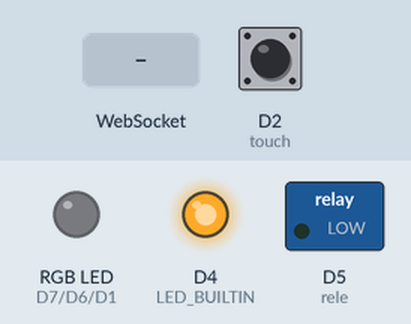
Simulated run of this sketch. Board: ESP8266 (NodeMCU). Shown: switched loads named in the sketch (green lamp = pin HIGH), an RGB LED mixed from three pins (HIGH = lit), output pins drawn as LEDs (lit = HIGH, except the on-board LED, lit = LOW). The inputs (shaded band) are chosen by the test bench; at power-on: D2 (touch) LOW. Dim RGB values are drawn brighter than linear; WiFi joins after 1.5 s; servers stay silent unless stated; random numbers use the default seed unless the sketch sets one; what the sketch prints to the serial monitor is not drawn.

Above: at 3.3 s.
3.4 s: D2 (touch) pulsed HIGH 5 times (0.12 s each, 0.3 s apart)
At 4.52 s:
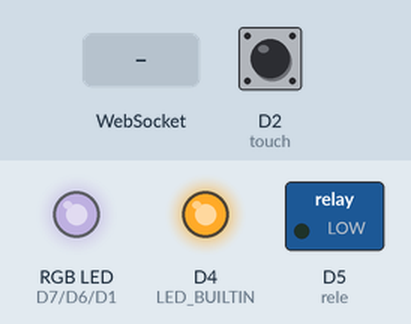
6.4 s: WebSocket text "1" received
At 7.4 s:
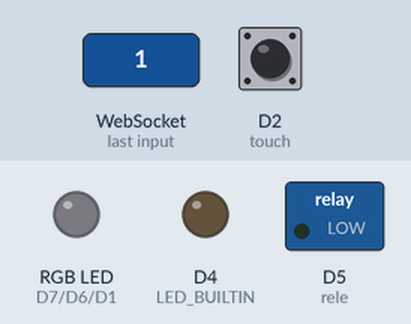
8.0 s: D2 (touch) pulled HIGH for 0.15 s
At 9.3 s:
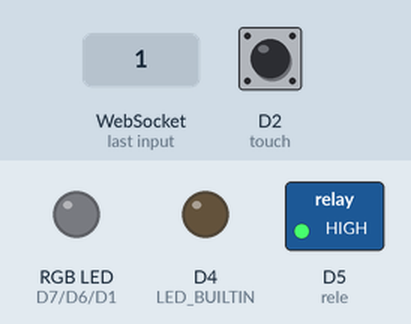
9.6 s: D2 (touch) pulled HIGH for 1 s
At 10.7 s:
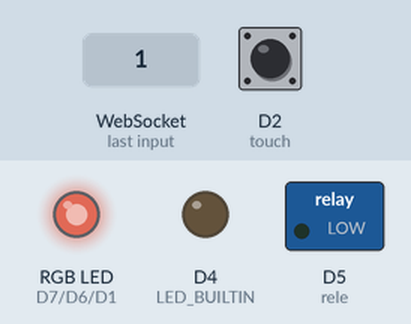
12.7 s: D2 (touch) pulled HIGH for 3.2 s
17.4 s: D2 (touch) pulsed HIGH 5 times (0.12 s each, 0.3 s apart)
At 18.52 s:
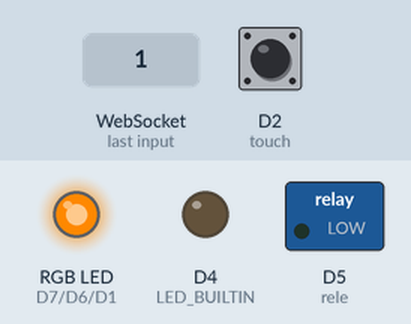
Timing chart, 0 to 20.4 s (numbered marks = the images above; inputs shaded):
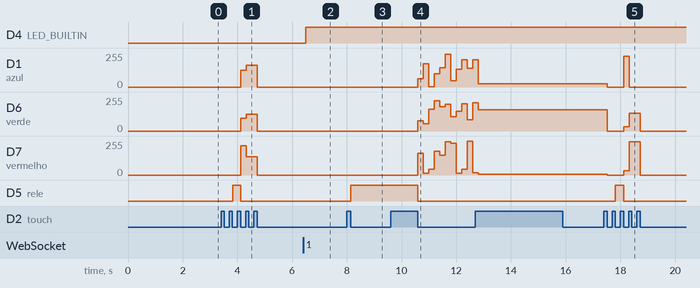

The sketch:

luminaria.ino
```cpp
#include <ESP8266WiFi.h>
#include <ESP8266mDNS.h>
#include <WebSocketsServer.h>
#include <ESP8266WebServer.h>

#include <ArduinoJson.h>
#include <qrcode.h>

#include "network.h"
#include "websocket.h"
#include "httpserver.h"
#include "json.h"

#define azul D1
#define vermelho D7
#define verde D6

#define touch D2
#define rele D5
int red = 0;
int green = 0;
int blue = 0;
int n = 15;

bool controle ;
bool ctrl = false;
int estado = 0;

void lebotao(){
  ctrl = digitalRead(touch);
  Serial.println(ctrl);
}


void setup() {
  Serial.begin(115200);
  // Inicializa o gerador de números aleatórios com uma semente
  randomSeed(analogRead(A0));

  setupWiFi();
  setupMDNS();
  setupWebSocket();
  setupServer();
  String ip = WiFi.localIP().toString();
  String url = "http://" + ip;
  printQRCode(url.c_str());  // Gera e imprime o QR code com o IP
  pinMode(azul, OUTPUT);
  pinMode(verde, OUTPUT);
  pinMode(vermelho, OUTPUT);

  pinMode(rele, OUTPUT);
  pinMode(touch, INPUT);
}

void loop() {
  // analogWrite(azul, blue);
  // analogWrite(verde, green);
  // analogWrite(vermelho, red);

  int randomValue1 = random(0, 256);
  int randomValue2 = random(0, 256);
  int randomValue3 = random(0, 256);

  Serial.println(estado);
  switch(estado){
    case 0:
      // clickRele();
      lebotao();
      controle = false;
      if(ctrl == true){
        estado = 1;
      }
    break;

    case 1:
      // clickRele();
      lebotao();
      if(ctrl == false){
        estado = 10;
      }
    break;

    case 10:
      // clickRele();
      webSocket.loop();
      server.handleClient();
      MDNS.update();

      lebotao();
      red = (globalLightIntensity * globalColoRed)/100;
      green = (globalLightIntensity * globalColoGreen)/100;
      blue = (globalLightIntensity * globalColoBlue)/100;
      analogWrite(azul, blue);
      analogWrite(vermelho, red);
      analogWrite(verde, green);
      if(ctrl == true){
        analogWrite(azul, 0);
        analogWrite(vermelho, 0);
        analogWrite(verde, 0);
        estado = 20;
      }
    break;

    case 20:
    // clickRele();
    lebotao();
    if(ctrl == false){
      controle = true;
    }
      if(controle == true){

      digitalWrite(rele, HIGH);
      lebotao();
       if(ctrl == true){
      estado = 21;
        }
      }

    break;

    case 21:
      lebotao();
      if(ctrl == false){
        estado = 22;
        digitalWrite(rele, LOW);
      }
    break;

    case 22: //reinicia o ciclo
      controle = false;
      lebotao();
      analogWrite(azul, randomValue1);
      analogWrite(vermelho, randomValue2);
      analogWrite(verde, randomValue3);
      delay(200);
      if(ctrl == true){
        estado = 23;
      }
    break;

    // case 22: //reinicia o ciclo
    //   clickRele();
    //   controle = false;
    //   lebotao();
    //   for(int i = 0; i<255; i = i + n){
    //     lebotao();
    //     analogWrite(azul, i);
    //     delay(100);
    //   }
    //   for(int i = 0; i<255; i = i + n){
    //     lebotao();
    //     analogWrite(vermelho, i);
    //     delay(100);
    //   }
    //   for(int i = 0; i<255; i = i + n){
    //     lebotao();
    //     analogWrite(verde, i);
    //     delay(100);
    //   }
    //   for(int i = 255; i>0; i = i - n){
    //     lebotao();
    //     analogWrite(azul, i);
    //     delay(100);
    //   }
    //   for(int i = 255; i>0; i = i - n){
    //     lebotao();
    //     analogWrite(vermelho, i);
    //     delay(100);
    //   }
    //   for(int i = 255; i>0; i = i - n){
    //     lebotao();
    //     analogWrite(verde, i);
    //     delay(100);
    //   }
    //   if(ctrl == true){
    //     estado = 23;
    //   }
    // break;

    case 23:
    lebotao();
    if(ctrl == false){
      estado = 0;
    }
    break;
  }
}

void printQRCode(const char* url) {
  const int qrCodeVersion = 3;
  QRCode qrcode;
  uint8_t qrcodeData[qrcode_getBufferSize(qrCodeVersion)];

  qrcode_initText(&qrcode, qrcodeData, qrCodeVersion, ECC_MEDIUM, url);

  for (uint8_t y = 0; y < qrcode.size; y++) {
    for (uint8_t x = 0; x < qrcode.size; x++) {
      if (qrcode_getModule(&qrcode, x, y)) {
        Serial.print("█");  // Para um pixel preto
      } else {
        Serial.print(" ");  // Para um pixel branco
      }
    }
    Serial.println();
  }
}
```

httpserver.cpp
```cpp
#include "httpserver.h"
#include <ESP8266WiFi.h>

ESP8266WebServer server(80);


String ip;

void setupServer() {
  ip = WiFi.localIP().toString();
  server.on("/", handleRoot);
  server.on("/manifest.json", handleManifest);
  server.on("/service-worker.js", handleServiceWorker);
  server.begin();
  Serial.println("HTTP server started");
}

void handleManifest() {
  server.send(200, "application/json", R"({
    "name": "Luminaria",
    "short_name": "Luminaria",
    "start_url": "/",
    "display": "standalone",
    "background_color": "#000000",
    "description": "Controle da luminaria via PWA",
    "icons": [
      {
        "src": "https://cdn.iconscout.com/icon/premium/png-256-thumb/lamp-796-783969.png",
        "sizes": "256x256",
        "type": "image/png"
      }
    ]
  })");
}

void handleServiceWorker() {
  server.send(200, "application/json", R"(
    const CACHE_NAME = 'luminaria-senai-cache-v1';
    const urlsToCache = [
      '/',
      '/index.html',
      '/manifest.json',
      '/favicon.ico',
      // Adicione outros recursos estáticos que você queira que sejam armazenados em cache aqui
    ];

    self.addEventListener('install', event => {
      event.waitUntil(
        caches.open(CACHE_NAME)
          .then(cache => {
            console.log('Cache opened');
            return cache.addAll(urlsToCache);
          })
      );
    });

    self.addEventListener('fetch', event => {
      event.respondWith(
        caches.match(event.request)
          .then(response => {
            if (response) {
              return response;
            }
            return fetch(event.request);
          })
      );
    });

  )");
}


void handleRoot() {
  server.send(200, "text/html", R"(
<!DOCTYPE html>
    <html lang="pt-BR">
      <head>
        <meta charset="UTF-8" />
        <meta name="viewport" content="width=device-width, initial-scale=1.0" />
        <title>Luminaria Senai</title>
        <script src="https://cdn.jsdelivr.net/npm/vue@3.2.47/dist/vue.global.prod.js"></script>
        <!-- Google Icons -->
        <link rel="stylesheet" href="https://fonts.googleapis.com/css2?family=Material+Symbols+Outlined:opsz,wght,FILL,GRAD@20..48,100..700,0..1,-50..200" />
        <!-- Google Fonts -->
        <link rel="preconnect" href="https://fonts.googleapis.com" />
        <link rel="preconnect" href="https://fonts.gstatic.com" crossorigin />
        <link href="https://fonts.googleapis.com/css2?family=JetBrains+Mono:wght@600&display=swap" rel="stylesheet" />
        <link rel="manifest" href="/manifest.json" />
        <style>
          .error { color: red; }
          html, body {
            margin: 0;
            padding: 3px;
            font-family: "JetBrains Mono", monospace;
            background-color: black;
            color: lime;
            max-width: 375px;
            max-height: 667px;
          }
          .my-body {
            color: #00ff00;
            font-family: "JetBrains Mono", monospace;
            font-optical-sizing: auto;
            font-weight: 600;
            font-style: normal;
            padding: 2rem;
          }
          .light-power {
            display: flex;
            flex-direction: column;
            align-items: center;
            padding-bottom: 1rem;
          }
          .light-power-span { font-size: 1.2rem; }
          .botao-redondo {
            width: 80px;
            height: 80px;
            border-radius: 50%;
            border-color: #00ff00;
            color: #fff;
            border: none;
            font-size: 30px;
            cursor: pointer;
            display: flex;
            align-items: center;
            justify-content: center;
          }
          .botao-redondo:hover { background-color: #65ff65; }
          .light-intensity, .light-color {
            display: flex;
            flex-direction: column;
            align-items: center;
          }
          .light-intensity-span, .light-color-span { font-size: 1.2rem; }
          .light-intensity-input, .light-color-input {
            width: 200px;
            margin-top: 0.5rem;
          }
          .light-intensity-input::-webkit-slider-thumb {
            background-color: #00ff00;
            width: 20px;
            height: 20px;
            border-radius: 50%;
            cursor: pointer;
            border: none;
          }
          .custom-range {
            -webkit-appearance: none;
            width: 200px;
            height: 8px;
            background: #555;
            border-radius: 5px;
            margin-top: 0.5rem;
            outline: none;
            opacity: 0.8;
            transition: opacity 0.2s;
          }
          .custom-range:hover { opacity: 1; }
          .custom-range::-webkit-slider-thumb {
            -webkit-appearance: none;
            appearance: none;
            width: 20px;
            height: 20px;
            border-radius: 50%;
            background: lime;
            cursor: pointer;
          }
          .custom-range::-moz-range-thumb {
            width: 20px;
            height: 20px;
            border-radius: 50%;
            background: lime;
            cursor: pointer;
          }
          .flex { display: flex; }
          .footer {
            background-color: black; /* Cor de fundo */
            color: lime; /* Cor do texto */
            padding-bottom: 3px; /* Espaçamento interno */
            text-align: center; /* Alinhamento do texto */
            position: fixed; /* Fixa o footer na parte inferior da página */
            left: 0;
            bottom: 0;
            width: 100%; /* Largura total */
          }
        </style>
      </head>
      <body>
        <div id="app">
          <div class="my-body">
            <h3>Conectar ao NodeMCU via WebSocket</h1>
            <div class="light-power">
              <span class="light-power-span">Luz: {{ localLighting.power ? 'Ligada' : 'Desligada'}}</span><br />
              <button class="botao-redondo" @click="togglePower" :style="{ backgroundColor: `rgb(${localLighting.coloRed}, ${localLighting.coloGreen}, ${localLighting.coloBlue})`}">
                <span class="material-symbols-outlined"> power_settings_new </span>
              </button>
            </div>
            <div>
              <div>
                <label class="light-intensity-span">Intensidade:</label>
                <input type="range" min="10" max="100" v-model="localLighting.lightIntensity" class="custom-range" @mousedown.prevent :disabled="!localLighting.power"/>
              </div>
              <div>
                <label>Cor Vermelha: </label>
                <input type="range" min="0" max="255" v-model="localLighting.coloRed" class="custom-range" @mousedown.prevent :disabled="!localLighting.power"/>
              </div>
              <div>
                <label>Cor Verde: </label>
                <input type="range" min="0" max="255" v-model="localLighting.coloGreen" class="custom-range" @mousedown.prevent :disabled="!localLighting.power"/>
              </div>
              <div>
                <label>Cor Azul: </label>
                <input type="range" min="0" max="255" v-model="localLighting.coloBlue" class="custom-range" @mousedown.prevent :disabled="!localLighting.power"/>
              </div>
            </div>
            <footer class="footer"> v {{ version }}</footer>
          </div>
        </div>
        <script>
          const { createApp, ref, onMounted, watch } = Vue;

          createApp({
            setup() {
              const message = ref("");
              const errorMessage = ref("");
              const version = ref("1.0.0")
              const receivingData = ref(false); // Variável de estado para indicar se está recebendo dados
              let localLighting = ref({
                power: false,
                lightIntensity: 0,
                coloRed: 0,
                coloGreen: 0,
                coloBlue: 0,
              });
              let socket;
              const ip = "x.x.x.x"

              const debouncedUpdateLighting = debounce(() => {
                if (!receivingData.value && socket && socket.readyState === WebSocket.OPEN) {
                  socket.send(JSON.stringify(localLighting.value));
                }
              }, 800);


              // Função para ativar ou desativar os eventos de mudança nos inputs
              function toggleInputEvents(enable) {
                const inputs = document.querySelectorAll('input[type="range"]');
                inputs.forEach(input => {
                  if (enable) {
                    input.addEventListener('change', debouncedUpdateLighting());
                  } else {
                    input.removeEventListener('change', debouncedUpdateLighting());
                  }
                });
              }

              function debounce(func, delay) {
              let timeoutId;

              return function(...args) {
                clearTimeout(timeoutId);
                timeoutId = setTimeout(() => {
                  func.apply(this, args);
                }, delay);
              };
            }

              function calcularAlpha() {
                const alpha = localLighting.lightIntensity / 255;
                return alpha;
              }

              function connect() {
                socket = new WebSocket(`ws://${window.location.hostname}:81`);

                socket.onopen = function () {
                  console.log("Conectado ao WebSocket");
                };

                socket.onmessage = function (event) {
                  const data = JSON.parse(event.data);
                  Object.assign(localLighting.value, data);
                };

                socket.onerror = function (error) {
                  errorMessage.value = "Erro ao conectar: " + error.message;
                };

                socket.onclose = function () {
                  console.log("Desconectado do WebSocket");
                  reconnect();
                };
              }

              function reconnect() {
                setTimeout(() => {
                  console.log("Tentando reconectar...");
                  connect();
                }, 5000); // Tenta reconectar após 5 segundos
              }

              function updateLighting() {
                if (!receivingData.value && socket && socket.readyState === WebSocket.OPEN) {
                  debounce(socket.send(JSON.stringify(localLighting.value)), 200)
                }
              }

              function togglePower() {
                if (localLighting.value.power) {
                  localLighting.value = {
                    power: false,
                    lightIntensity: 0,
                    coloRed: 0,
                    coloGreen: 0,
                    coloBlue: 0,
                  }
                } else {
                  localLighting.value = {
                    power: true,
                    lightIntensity: 10,
                    coloRed: 26,
                    coloGreen: 26,
                    coloBlue: 26,
                  }
                }
              }

              watch(
                () => localLighting.value,
                (newLighting) => {
                  if (newLighting) {
                    debouncedUpdateLighting();
                  }
                },
                { deep: true }
              );

              onMounted(() => {
                connect();
              });

              return {
                message,
                errorMessage,
                localLighting,
                updateLighting,
                togglePower,
                receivingData,
                version,
                debouncedUpdateLighting,
              };
            },
          }).mount("#app");

          if ('serviceWorker' in navigator) {
            // Verifica se já existe um service worker registrado para o escopo da aplicação
            if (navigator.serviceWorker.controller) {
              console.log('Service Worker já registrado.');
            } else {
              // Se não houver um service worker registrado, registra um novo
              navigator.serviceWorker.register('/service-worker.js')
                .then(registration => {
                  console.log('Service Worker registrado com sucesso:', registration);
                }).catch(error => {
                  console.error('Falha ao registrar o Service Worker:', error);
                });
            }
          }
        </script>
      </body>
    </html>
  )");
}
```

httpserver.h
```cpp
#ifndef HTTPSERVER_H
#define HTTPSERVER_H

#include <Arduino.h>

#include <ESP8266WebServer.h>
#include <ESP8266WiFi.h>
extern ESP8266WebServer server;


void setupServer();
void handleRoot();
void handleManifest();
void handleServiceWorker();

#endif
```

json.cpp
```cpp
#include <ArduinoJson.h>
#include "httpserver.h" // Inclua o arquivo de cabeçalho onde o servidor é declarado externamente
#include "json.h"

void sendJson() {
  StaticJsonDocument<200> doc;
  doc["led1"] = 1;
  doc["led2"] = 0;

  String response;
  serializeJson(doc, response);

  server.send(200, "application/json", response);
}
```

json.h
```cpp
#ifndef JSON_H
#define JSON_H

void sendJson();
void handleWebSocketJson();

#endif
```

network.cpp
```cpp
#include <ESP8266WiFi.h>
#include <ESP8266mDNS.h>

#include "network.h"

const char* ssid = "AndroidAP1C68";
const char* password = "ANDERSON";
const char* hostName = "luminaria";

void setupWiFi() {
  WiFi.begin(ssid, password);
  pinMode(LED_BUILTIN, OUTPUT);

  while (WiFi.status() != WL_CONNECTED) {
    delay(1000);
    Serial.println("Connecting to WiFi...");
  }

  Serial.println("Connected to WiFi");
  Serial.print("IP Address: ");
  Serial.println(WiFi.localIP());
}

void setupMDNS() {
  if (MDNS.begin(hostName)) {
    Serial.println("MDNS responder started");
    MDNS.addService("http", "tcp", 80);
    Serial.print("You can now connect to http://");
    Serial.print(hostName);
    Serial.println(".local");
  } else {
    Serial.println("Error setting up MDNS responder");
  }
}
```

network.h
```cpp
#ifndef NETWORK_H
#define NETWORK_H

void setupWiFi();
void setupMDNS();

#endif
```

Source omitted: websocket.cpp (2501 bytes), websocket.h (523 bytes)

Measured:
- after the input at 3.4 s, D1 (azul): 0/255 → 124/255 after 0.72 s, → 162/255 0.20 s later, → 0/255 0.40 s later; D6 (verde): 0/255 → 96/255 after 0.72 s, → 127/255 0.20 s later, → 0/255 0.40 s later; D7 (vermelho): 0/255 → 218/255 after 0.72 s, → 137/255 0.20 s later, → 0/255 0.40 s later; D5 (rele): LOW → HIGH after 0.42 s, → LOW 0.30 s later
- after the input at 6.4 s, D4 (LED_BUILTIN): LOW → HIGH after 0.10 s
- after the input at 8.0 s, D5 (rele): LOW → HIGH after 0.15 s
- after the input at 9.6 s, D1 (azul): 0/255 → 62/255 after 1.0 s, → 173/255 0.20 s later, → 3/255 0.20 s later, → 98/255 0.20 s later, … (11 changes in this stretch); D6 (verde): 0/255 → 76/255 after 1.0 s, → 54/255 0.20 s later, → 163/255 0.20 s later, → 226/255 0.20 s later, … (11 changes in this stretch)
- after the input at 17.4 s, D1 (azul): 23/255 → 0/255 after 0.12 s, → 231/255 0.60 s later, → 0/255 0.20 s later; D6 (verde): 161/255 → 0/255 after 0.12 s, → 31/255 0.60 s later, → 134/255 0.20 s later, → 0/255 0.40 s later
